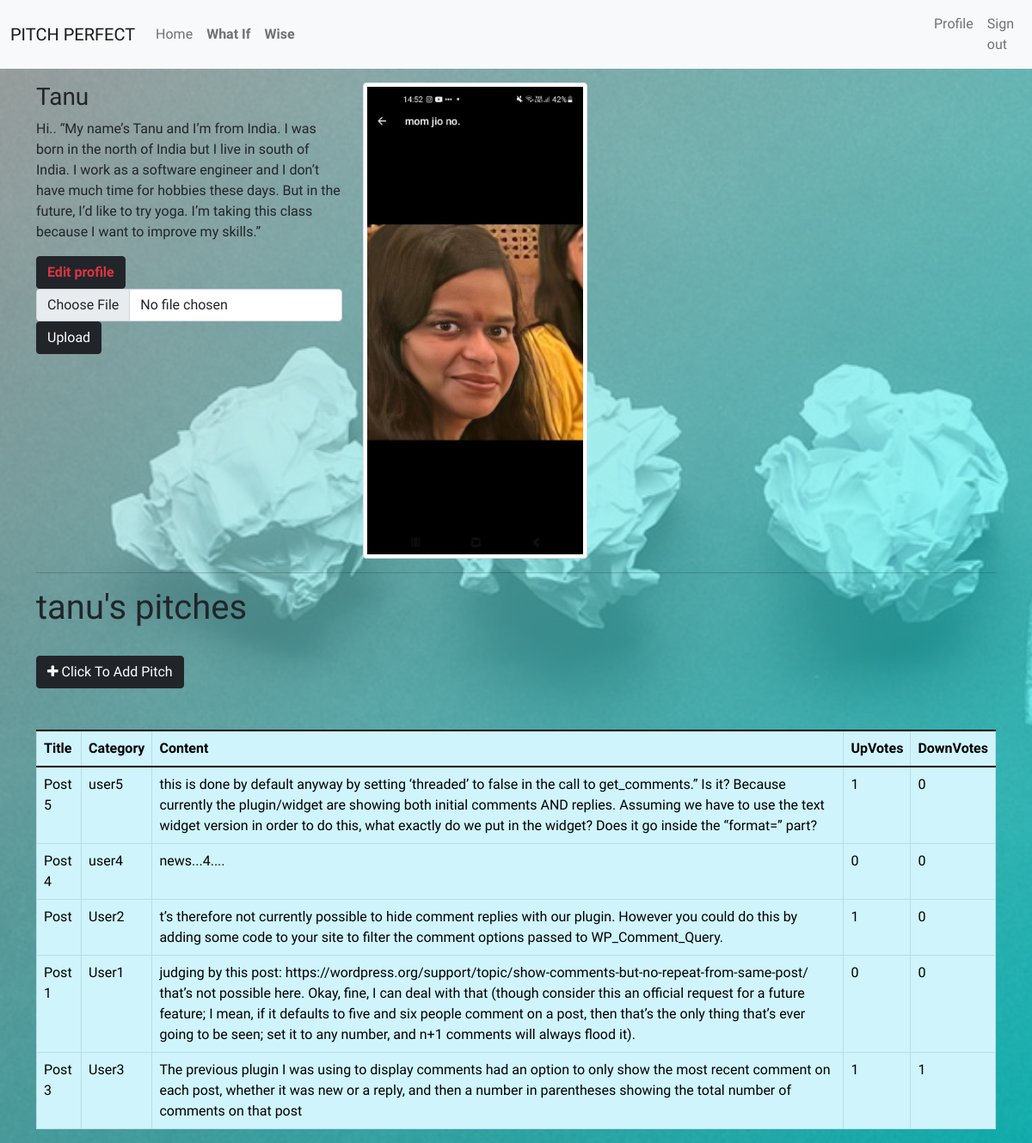
Page /user/tanu (signed in) on the committed database.
### app/models.py (models this page shows, shortened)
class User(UserMixin, db.Model): #arg helps connect  to db
    __tablename__ = 'users' #table name
    id = db.Column(db.Integer, primary_key = True)
    username = db.Column(db.String(255), index = True)
    email = db.Column(db.String(255), unique = True, index = True)
    bio = db.Column(db.String(255))
    profile_pic_path = db.Column(db.String(255))
    pass_secure = db.Column(db.String(255))
    pitch = db.relationship('Pitch',backref = 'user',lazy = "dynamic")
    @property #create write only class property password
    def password(self):
        raise AttributeError('You cannot read the password attribute') #we raise an attribute error to block access to the password property
    @password.setter
    def password(self, password):  #save hash to pass_secure column in database
        self.pass_secure = generate_password_hash(password)

class Pitch(db.Model):
    __tablename__ = 'pitches'
    id = db.Column(db.Integer,primary_key = True)
    title = db.Column(db.String(255))
    content = db.Column(db.String(255))
    posted = db.Column(db.DateTime, index = True, default=datetime.utcnow)
    user_id = db.Column(db.Integer,db.ForeignKey("users.id"))
    category_id = db.Column(db.Integer, db.ForeignKey('categories.id')) #tels alchemy foreign key and is the primary key of roles
    up_vote = db.relationship('UpVote',backref = 'post',lazy = "dynamic")
    comment = db.relationship('Comments',backref = 'post',lazy = "dynamic")
    down_vote = db.relationship('DownVote',backref = 'post',lazy = "dynamic")
    @classmethod
    def get_my_posts(cls, user_id):
        my_posts = Pitch.query.filter_by(user_id = user_id).order_by(Pitch.posted.desc())
        return my_posts

class Category(db.Model):
    __tablename__ = 'categories'
    id = db.Column(db.Integer,primary_key = True)
    name = db.Column(db.String(255), unique=True)
    pitch = db.relationship('Pitch',backref = 'category',lazy = "dynamic")
    @staticmethod
    def get_categories():
        return Category.query.all()

### app/main/views.py (the view)
@main.route('/user/<uname>', methods=['GET', 'POST'])
@login_required
def profile(uname):
    user = User.query.filter_by(username = uname).first()
    if User is None:
        abort(404)
    pitches = Pitch.get_my_posts(user.id).order_by(Pitch.posted.desc()).all()
    categories = Category.get_categories()
    return render_template("profile/profile.html", user = user, pitches=pitches, categories=categories)

### app/models.py (called while the page is built)
@login_manager.user_loader
def load_user(user_id):
    return User.query.get(int(user_id))

### app/templates/profile/profile.html (shortened to what this page needs)
{% extends 'base.html'%}
{% block main %}
<div class="container">
        <div class="row">
            <div class="col-md-4">
                <h3> {{user.username| capitalize}} </h3>
                {% if user.bio %}
                <p> {{user.bio}}</p>
                {%else%}
                <p> {{user.username| capitalize}} has no bio </p>
                {% endif %}
                {% if user == current_user %}
                <a class="text-danger btn btn-dark" style="text-decoration: none;"
                    href="{{url_for('main.update_profile',uname=user.username)}}"><strong> Edit profile </strong></a>
                {% endif %}
                <br>
                <form action="{{url_for('main.update_pic',uname=user.username)}}" method="post"
                    enctype="multipart/form-data">
                    <input type="file" name="photo" class="form-control" required>
                    <input class="btn btn-dark" type="submit" value="Upload">
                </form>
            </div>
            <div class="col-md-3">
                {% if user.profile_pic_path %}
                <img src="{{url_for('static',filename=user.profile_pic_path)}}" alt="" class="img-thumbnail">
                {%else%}
                <p>No profile picture</p>
                {% endif %}
                <br>
            </div>
        </div>
        <div class="col-md-12">
            <hr>
            <h1>{{user.username}}'s pitches</h1>
            <br>
            <div>
                <button type="button" class="btn btn-dark" data-bs-toggle="modal"
                    data-bs-target="#exampleModal"><i class="fa fa-plus"></i> Click To Add Pitch</button>
                <br>
            </div>
            <br>
            <br>
            <div>
                {% include 'pitches.html' %}
            </div>
        </div>
</div>
{% endblock main %}

### app/templates/base.html (shortened to what this page needs)
<!doctype html>
<html lang="en">
<head>
    <link href="https://cdn.jsdelivr.net/npm/bootstrap@5.1.3/dist/css/bootstrap.min.css" rel="stylesheet"
>
    <link rel="stylesheet" href="https://cdnjs.cloudflare.com/ajax/libs/font-awesome/5.15.4/css/all.min.css">
    <link rel="stylesheet" href="https://cdnjs.cloudflare.com/ajax/libs/font-awesome/4.7.0/css/font-awesome.min.css">
    <link rel="stylesheet" href="{{url_for('static', filename='css/style.css')}}">
</head>
<body>
    <nav class="navbar navbar-expand-lg navbar-light bg-light mb-3">
        <div class="container-fluid">
            <a class="navbar-brand" href="/">PITCH PERFECT</a>
            <div class="collapse navbar-collapse" id="navbarNav">
                <ul class="navbar-nav">
                    <li class="nav-item">
                        <a class="nav-link" href="/">Home</a>
                    </li>
                    <li class="nav-item">
                        <a class="nav-link" href="{{url_for('main.get_category',category_id=1)}}"><strong>What
                                If</strong></a>
                    </li>
                    <li class="nav-item">
                        <a class="nav-link"
                            href="{{url_for('main.get_category',category_id=2)}}"><strong>Wise</strong></a>
                    </li>
                </ul>
            </div>
        </div>
        <div class="collapse navbar-collapse" id="navbarNav">
            <ul class="navbar-nav ml-auto">
                {% if current_user.is_authenticated %}
                <li class="nav-item"><a class="nav-link"
                        href="{{url_for('main.profile',uname=current_user.username)}}">Profile</a></li>
                <li class="nav-item"><a class="nav-link" href="{{url_for('auth.logout')}}">Sign out</a></li>
                {% else %}
                <li class="nav-item" z><a class="nav-link" href="{{url_for('auth.login')}}">Sign in</a></li>
                {%endif%}
            </ul>
        </div>
    </nav>
    <main>
        {% block main %}
        {% endblock %}
    </main>
</body>
</html>

### app/templates/pitches.html
<div class="pitch">
    <table class="table table-bordered table-info table-primary">
        <tbody>
            <thead>
                <th> Title </th>
                <th> Category </th>
                <th> Content </th>
                <th> UpVotes </th>
                <th> DownVotes </th>
            </thead>
            {% for pitch in pitches %}
            <tr>
                <td>{{pitch.title}}</td>
                <td>{{pitch.category.name}}</td>
                <td>{{pitch.content}}</td>
                <td>{{pitch.up_vote.count()}}</td>
                <td>{{pitch.down_vote.count()}}</td>
            </tr>
            {% endfor %}
        </tbody>
    </table>
</div>

### app/static/css/style.css (style rules this page uses)
* { margin: 0; padding: 0; font-family: 'Exo 2', sans-serif; box-sizing: border-box; text-decoration: none; border: none; transition: all .3s linear; }
html { overflow-x: hidden; }
body { background: linear-gradient(135deg, rgba(202, 202, 202, 0.6), rgba(0, 255, 255, 0.600)), url("../img/bgg.jpg"); background-size: cover; }

### rows in the picture
User: username "Tanu", bio "Hi.. “My name’s Tanu and I’m from India. I was born in the north of India but I live in south of India. I work as a software engineer and I don’t have much time for hobbies these days. But in the future, I’d like to try yoga. I’m taking this class because I want to improve my skills.”", profile_pic_path (picture), username "tanu"
Pitch: title "Post 5", category.name "user5", content "this is done by default anyway by setting ‘threaded’ to false in the call to get_comments.” Is it? Because currently the plugin/widget are showing both initial comments AND replies. Assuming we have to use the text widget version in order to do this, what exactly do we put in the widget? Does it go inside the “format=” part?", up_vote.count "1", down_vote.count "0"
Pitch: title "Post 4", category.name "user4", content "news...4....", up_vote.count "0", down_vote.count "0"
Pitch: title "Post", category.name "User2", content "t’s therefore not currently possible to hide comment replies with our plugin. However you could do this by adding some code to your site to filter the comment options passed to WP_Comment_Query.", up_vote.count "1", down_vote.count "0"
Pitch: title "Post 1", category.name "User1", content "judging by this post: https://wordpress.org/support/topic/show-comments-but-no-repeat-from-same-post/ that’s not possible here. Okay, fine, I can deal with that (though consider this an official request for a future feature; I mean, if it defaults to five and six people comment on a post, then that’s the only thing that’s ever going to be seen; set it to any number, and n+1 comments will always flood it).", up_vote.count "0", down_vote.count "0"
Pitch: title "Post 3", category.name "User3", content "The previous plugin I was using to display comments had an option to only show the most recent comment on each post, whether it was new or a reply, and then a number in parentheses showing the total number of comments on that post", up_vote.count "1", down_vote.count "1"
